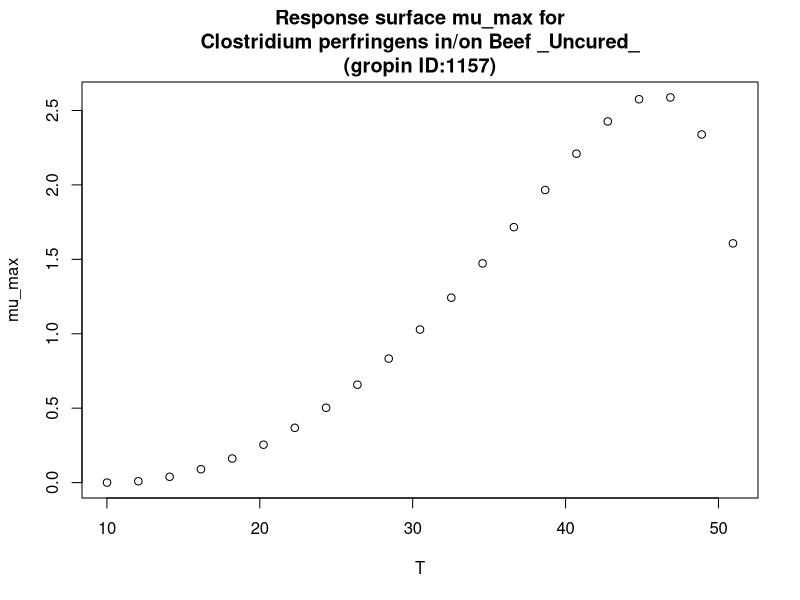

Source code (R):
#############################
# start of Parameter script
#############################
T <- seq(10.01,50.949050949051,length.out=21)
#############################
# end of Parameter script
#############################
############################# 
# start of Model script Gropin ID 1157 
#############################
 
# constant coefficients for this model
 
variables <- data.frame(T)
argumentsPar <- expand.grid(variables)
 
# heart of the model
response_surface <- function(T) {
   mumax <-(0.050^2)*((T-10.15)^2)*(sqrt(1-exp(0.238*(T-53))))^2

return(mumax=mumax)
} 

# output parameters
mumax <- cbind(argumentsPar,response_surface(argumentsPar['T']))
colnames(mumax) <- c(colnames(argumentsPar),'mumax')
#############################
# End of Model script
#############################
############################# 
# start of Visualisation script Gropin ID 1157 
#############################
plot(T,mumax$mumax,
                          xlab='T',
                          ylab='mu_max',main='Response surface mu_max for
Clostridium perfringens in/on Beef _Uncured_
(gropin ID:1157)')
#############################
# End of Visualisation script
#############################
